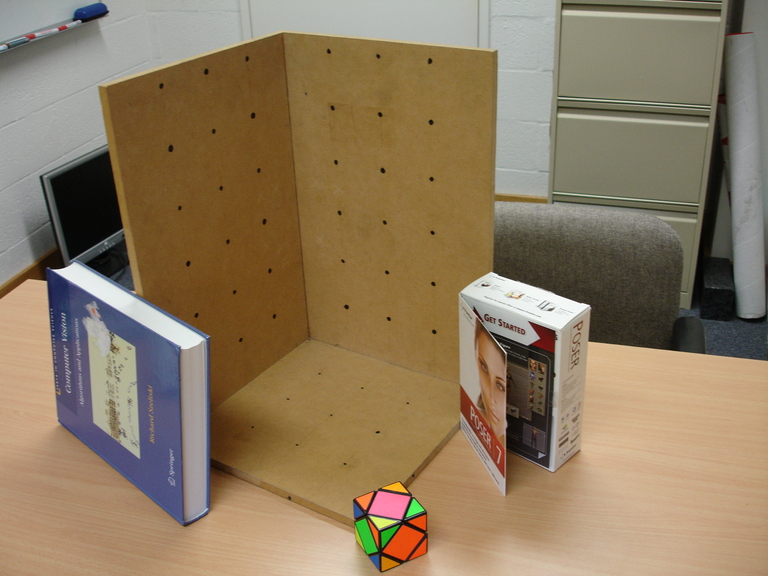
#> input picture 2021 Semister 1/ENGN6528 Computer Vision/Lab-Assignments/3/Lab3/Python user/img/stereo2012b.jpg, 768 x 576 px, found by its file name
$ jupyter execute Untitled.ipynb   (older library calls are emulated)
#> lines starting #> are read from the running program, lines starting #| are printed output that depends on the picture
[cell 1]
import numpy as np
import cv2
import matplotlib.pyplot as plt

[cell 2]
img = cv2.imread("img\\stereo2012b.jpg")
#> img is the input picture: shape (576, 768, 3); mean B, G, R 95.7, 122.6, 141.7
img = cv2.cvtColor(img, cv2.COLOR_BGR2RGB)
plt.title("stereo2012b.jpg")
plt.imshow(img)
plt.show()

[cell 3]
# [5 lines of commented-out code are left out]

[cell 4]
uv_path = ".\\code\\uv.npy"
uv = np.load(uv_path)
#> (reads 2021 Semister 1/ENGN6528 Computer Vision/Lab-Assignments/3/Lab3/Python user/code/uv.npy from the repository)
N = uv.shape[0]

print("uv:", uv.shape, "\n", uv)
print("N:", )

plt.imshow(img)
counter = 1
for x, y in uv:
    plt.plot(x, y, ".", color="red")
    plt.text(x, y, str(counter),  color="red")
    counter += 1
plt.show()
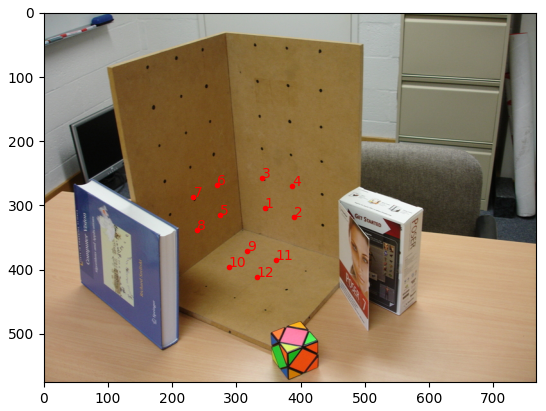
#> figure drawn by matplotlib, 1 panel

[cell 5]
L = 7      # distance between points in cm

XYZ = [
    [1, 1, 0],
    [2, 1, 0],
    [1, 2, 0],
    [2, 2, 0],
    [0, 1, 1],
    [0, 2, 1],
    [0, 2, 2],
    [0, 1, 2],
    [1, 0, 1],
    [1, 0, 2],
    [2, 0, 1],
    [2, 0, 2]
]
XYZ = np.array(XYZ) * L

print("XYZ:", XYZ.shape, "\n", XYZ)

XYZ_path = ".\\code\\XYZ.npy"
np.save(XYZ_path, XYZ)

[cell 6]
"""
Input:
    im: is the image of the calibration target.
    XYZ: is a Nx3 array of XYZ coordinates of the calibration target points.
    uv: is a N x 2 array of the image coordinates of the calibration target
        points.
Outputs:
    C: is the 3 x 4 camera calibration matrix.
"""

def calibrate(im, XYZ, uv):
    n = uv.shape[0]
    A = []
    for i in range(n):
        x, y = uv[i]
        X, Y, Z = XYZ[i]
        A.append([X, Y, Z, 1, 0, 0, 0, 0, -x * X, -x * Y, -x * Z, -x])
        A.append([0, 0, 0, 0, X, Y, Z, 1, -y * X, -y * Y, -y * Z, -y])
#     A = np.array(A).astype(np.int)
    A = np.array(A).astype(np.float32)

#     print(A.shape, "\n", A)

    C = np.linalg.svd(A)[-1][-1]
    C = C / C[-1]
    C = C.reshape((3, -1))
    print("C:", C.shape, "\n", C)
    return C

[cell 7]
C = calibrate(img, XYZ, uv)
#> C = [[3.9, -1.91, -5.95, 306.5], [-0.0407, -7.35, 0.697, 336], [-0.00505, -0.00468, -0.00656, 1]]

X_ = XYZ.T
n = X_.shape[1]
X_ = np.vstack((X_, np.ones((1, n))))
print(C.shape, "*", X_.shape)
#| (3, 4) * (4, 12)
xnew = np.dot(C, X_)
xnewt = np.transpose(xnew)
#> xnewt = [[320.4, 284.2, 0.932], [347.7, 283.9, 0.897], [307, 232.8, 0.899], [334.3, 232.5, 0.864], [251.5, 289.4, 0.921], [238.1, 237.9, 0.889], [196.4, 242.8, 0.843], [209.8, 294.3, 0.875], [292.2, 340.5, 0.919], [250.5, 345.4, 0.873], [319.5, 340.3, 0.883], [277.8, 345.1, 0.837]]

x1 = np.empty((n,1))
x2 = np.empty((n,1))
for i in range(0,n):
    x1[i] = xnewt[i][0] / xnewt[i][2]
    x2[i] = xnewt[i][1] / xnewt[i][2]
#> after the loop, x1 = [343.8, 387.9, 341.5, 387.1, 272.9, 267.9, 233.1, 239.7, 318, 287, 361.7, 331.8]; x2 = [305, 316.7, 258.9, 269.1, 314.1, 267.7, 288.1, 336.1, 370.7, 395.8, 385.2, 412.1]

x_proj = np.hstack((x1,x2))
#> x_proj = [[343.8, 305], [387.9, 316.7], [341.5, 258.9], [387.1, 269.1], [272.9, 314.1], [267.9, 267.7], [233.1, 288.1], [239.7, 336.1], [318, 370.7], [287, 395.8], [361.7, 385.2], [331.8, 412.1]]
xt = np.transpose(uv.T)

xorg = xt[:,0]
yorg = xt[:,1]
xproj = x_proj[:,0]
#> xproj has the same summary as x1
yproj = x_proj[:,1]
#> yproj has the same summary as x2

[cell 8]
plt.imshow(img)
for xx,yy in zip(xproj,yproj):
    circ = plt.plot(xx, yy, ".",color='blue')
#> this loop made 12 passes
plt.show()

[cell 9]
from PIL import Image

[cell 10]
img_dir = ".\\img\\"
data_dir = ".\\code\\"
N_corr = 6

L_path = "Left.jpg"
R_path = "Right.jpg"
uv_left_path = "uv_left.npy"
uv_right_path = "uv_right.npy"

L_img = Image.open(img_dir + L_path)
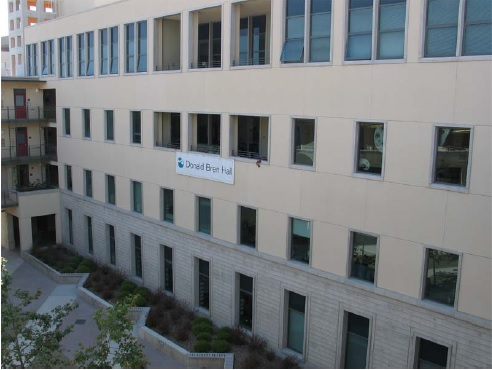
#> input picture 2021 Semister 1/ENGN6528 Computer Vision/Lab-Assignments/3/Lab3/Python user/img/Left.jpg, 492 x 370 px, found by its file name
#> L_img is the input picture: PIL image 492x370 RGB; mean R, G, B 116.8, 121, 123.2
R_img = Image.open(img_dir + R_path)
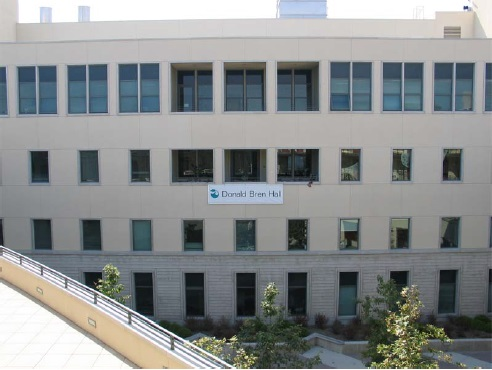
#> input picture 2021 Semister 1/ENGN6528 Computer Vision/Lab-Assignments/3/Lab3/Python user/img/Right.jpg, 492 x 370 px, found by its file name
#> R_img is the input picture: PIL image 492x370 RGB; mean R, G, B 137.5, 141.1, 141.3

plt.title(L_path)
plt.imshow(L_img)
# uv_left = plt.ginput(N_corr)
uv_left = np.load(data_dir + uv_left_path)
#> (reads 2021 Semister 1/ENGN6528 Computer Vision/Lab-Assignments/3/Lab3/Python user/code/uv_left.npy from the repository)
for i in range(N_corr):
    plt.plot(uv_left[i][0], uv_left[i][1], ".", color="r")
    plt.text(uv_left[i][0], uv_left[i][1], i, color="r")
plt.show()
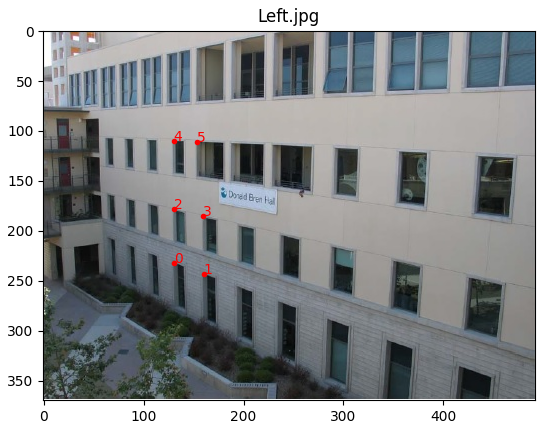
#> figure drawn by matplotlib, 1 panel

plt.title(R_path)
plt.imshow(R_img)
# uv_right = plt.ginput(N_corr)
uv_right = np.load(data_dir + uv_right_path)
#> (reads 2021 Semister 1/ENGN6528 Computer Vision/Lab-Assignments/3/Lab3/Python user/code/uv_right.npy from the repository)
for i in range(N_corr):
    plt.plot(uv_right[i][0], uv_right[i][1], ".", color="b")
    plt.text(uv_right[i][0], uv_right[i][1], i, color="b")
plt.show()
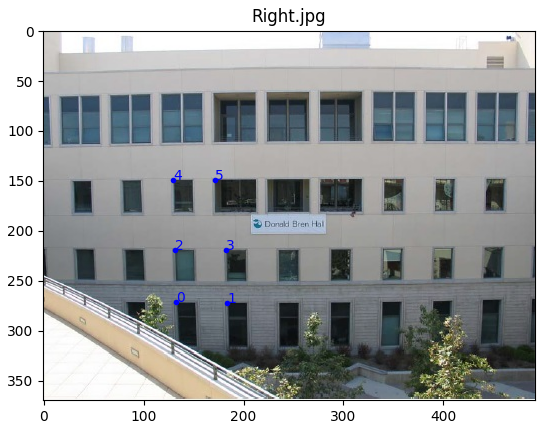
#> figure drawn by matplotlib, 1 panel

[cell 11]
print("uv_left: ", uv_left)
uBase = uv_left[:, 0]
vBase = uv_left[:, 1]
print("uBase: ", uBase)
print("vBase: ", vBase)

[cell 12]
print("uv_right: ", uv_right)
u2Trans = uv_right[:, 0]
v2Trans = uv_right[:, 1]
print("u2Trans: ", u2Trans.shape[0])

[cell 13]
def homography(u2Trans, v2Trans, uBase, vBase):
    n = u2Trans.shape[0]
    # A = np.zeros((n * 2, 9))
    A = []
    for i in range(n):
        a1 = [0, 0, 0, -uBase[i], -vBase[i], -1, v2Trans[i] * uBase[i], v2Trans[i] * vBase[i], v2Trans[i]]
        a2 = [uBase[i], vBase[i], 1, 0, 0, 0, -u2Trans[i] * uBase[i], -u2Trans[i] * vBase[i], -u2Trans[i]]
        A.append(a1)
        A.append(a2)
    A = np.array(A)
    H = np.linalg.svd(A)[-1][-1]
    H = H / H[-1]
    H = H.reshape((3, -1))
    return H

[cell 14]
H = homography(u2Trans, v2Trans, uBase, vBase)
H.shape

[cell 15]
H

[cell 16]
def wrap(uv, H):
    uv_h = np.hstack((uv, np.ones((uv.shape[0], 1)))).T
    uv_trans = np.dot(H, uv_h)
    uv_trans /= uv_trans[-1, :]
    uv_trans = uv_trans.T[:, :2]
    return uv_trans

[cell 17]
uv_left_trans = wrap(uv_left, H)
uv_left_trans

[cell 18]
uv_right

[cell 19]
w, h, _ = np.array(L_img).shape
#> w = 370; h = 492
L_img_warp = cv2.warpPerspective(np.array(L_img), H, (h, w))
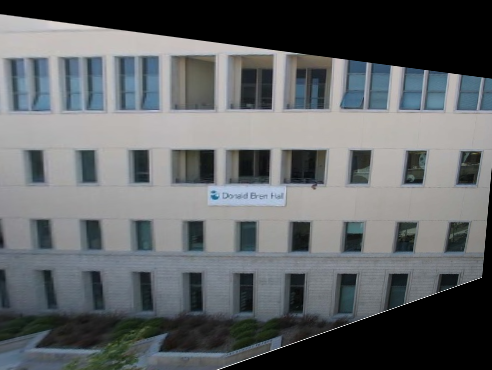
#> L_img_warp: shape (370, 492, 3); mean R, G, B 96.2, 99.8, 102.1
plt.title("Warpped left image ")
plt.imshow(L_img_warp)
plt.show()
